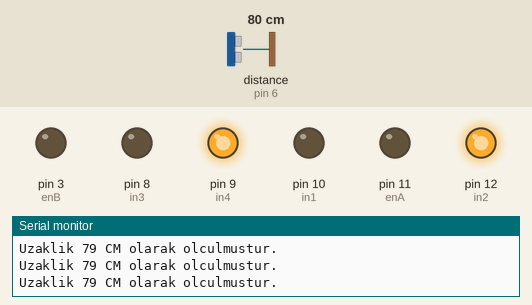
Recording of a sketch running on a simulated Arduino Uno, built with avr-gcc and run on an emulated ATmega328P. On the bench: output pins drawn as LEDs (lit = HIGH), the last lines printed to the serial monitor. Wiring (inferred from the names in the program): ultrasonic range finder: trigger pin 7; echo pin 6. Inputs (shaded band) come from the test bench; at power-on: distance to the obstacle (sensor on pin 6) 80 cm. The echo pulse lasts 58.3 µs per cm; pins used as bus, display or sensor lines are not drawn.

Above: at 1.3 s.
1.4 s: distance to the obstacle (sensor on pin 6) set to 24 cm
3.2 s: distance to the obstacle (sensor on pin 6) set to 20 cm
At 5.0 s:
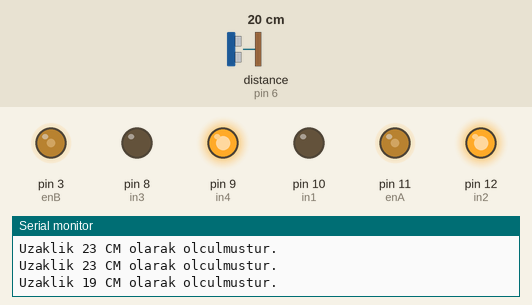
Timing chart, 0 to 6.5 s (numbered marks = the images above; inputs shaded):
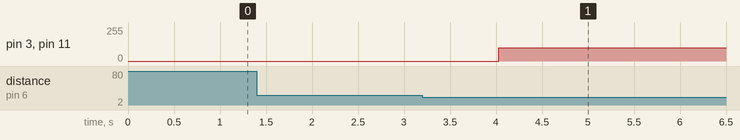

The sketch:

musluk.ino
```cpp
int trigPin = 7; /* Sensorun trig pini Arduinonun 6 numaralı ayağına bağlandı */
int echoPin = 6;
int in1=10;
int in2=12;/* Sensorun echo pini Arduinonun 7 numaralı ayağına bağlandı */
int in3 = 8;
int in4 = 9;
int enA=11;
int enB=3;
long sure;
long uzaklik;

void setup() {
  pinMode(in1, OUTPUT);
  pinMode(in2, OUTPUT);
  pinMode(in3, OUTPUT);
  pinMode(in4, OUTPUT);
  pinMode(trigPin, OUTPUT); /* trig pini çıkış olarak ayarlandı */
  pinMode(echoPin,INPUT); /* echo pini giriş olarak ayarlandı */
  Serial.begin(9600); /* Seri haberlesme baslatildi */
  digitalWrite(in1, LOW);
  digitalWrite(in2, HIGH);
  digitalWrite(in3, LOW);
  digitalWrite(in4, HIGH);


}

void loop() {


  digitalWrite(trigPin, LOW); /* sensör pasif hale getirildi */
  delayMicroseconds(5);
  digitalWrite(trigPin, HIGH); /* Sensore ses dalgasının üretmesi için emir verildi */
  delayMicroseconds(10);
  digitalWrite(trigPin, LOW);  /* Yeni dalgaların üretilmemesi için trig pini LOW konumuna getirildi */
  sure = pulseIn(echoPin, HIGH); /* ses dalgasının geri dönmesi için geçen sure ölçülüyor */
  uzaklik= sure /29.1/2; /* ölçülen sure uzaklığa çevriliyor */
  if(uzaklik > 200)
    uzaklik = 200;
  Serial.print("Uzaklik ");
  Serial.print(uzaklik); /* hesaplanan uzaklık bilgisayara aktarılıyor */
  Serial.println(" CM olarak olculmustur.");
  delay(500);

  if(uzaklik<=20 && uzaklik>=19)
  {
    while(true)
    {
      analogWrite(enA,180);
      analogWrite(enB,130);
      break;
    }
    while(true)
    {
      analogWrite(enA,100);
      analogWrite(enB,100);
      delay(5000);
      break;
   }

  }
  else if(uzaklik<=18 && uzaklik>=17)
  {
    while(true)
    {
      analogWrite(enA,180);
      analogWrite(enB,150);
      break;
    }
    while(true)
    {
      analogWrite(enA,100);
      analogWrite(enB,100);
      delay(5000);
      break;
    }


  }
  else if(uzaklik<=16 && uzaklik>=15)
  {
    while(true)
    {
      analogWrite(enA,180);
      analogWrite(enB,170);
      break;
    }
    while(true)
    {
      analogWrite(enA,100);
      analogWrite(enB,100);
      delay(5000);
      break;
   }
  }
  else if(uzaklik<=14 && uzaklik>=13)
  {
    while(true)
    {
      analogWrite(enA,190);
      analogWrite(enB,190);
      break;
    }
    while(true)
    {
      analogWrite(enA,100);
      analogWrite(enB,100);
      delay(5000);
      break;
   }
  }
  else if(uzaklik<=12 && uzaklik>=11)
  {
    while(true)
    {
      analogWrite(enA,210);
      analogWrite(enB,210);
      break;
    }
    while(true)
    {
      analogWrite(enA,100);
      analogWrite(enB,100);
      delay(5000);
      break;
   }
  }
  else if(uzaklik<=10 && uzaklik>=9)
  {
    while(true)
    {
      analogWrite(enA,230);
      analogWrite(enB,230);
      break;
    }
    while(true)
    {
      analogWrite(enA,100);
      analogWrite(enB,100);
      delay(5000);
      break;
   }
  }
  else if(uzaklik<=8)
  {
    while(true)
    {
      analogWrite(enA,255);
      analogWrite(enB,255);
      break;
    }
    while(true)
    {
      analogWrite(enA,100);
      analogWrite(enB,100);
      delay(5000);
      break;
   }
  }

  else
  {
    analogWrite(enB,0);
    analogWrite(enA,0);
  }


}
```

Measured:
- the behaviour switches between 22 and 21 cm on distance to the obstacle (sensor on pin 6) (found by bisection; images 0 and 1)
- after the input at 3.2 s, pin 3 (enB), pin 11 (enA): 0/255 → 100/255 after 0.83 s
